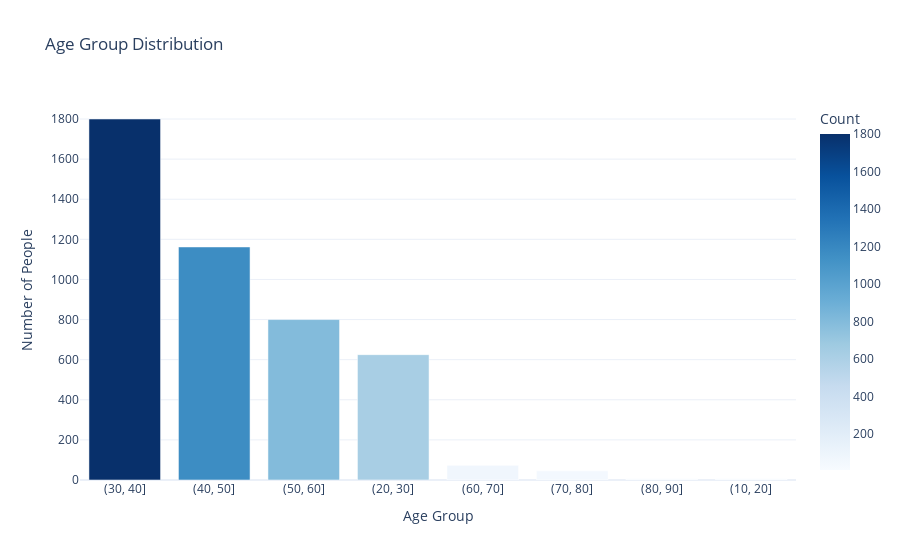

Write notebook code for a chart like this one.
### Code cell
import plotly.express as px

fig = px.bar(age_df,
             x='qcut_age_str',
             y='count_age',
             title='Age Group Distribution',
             labels={'qcut_age_str': 'Age Group', 'count_age': 'Count'},
             color='count_age',
             color_continuous_scale='Blues')

fig.update_layout(
    xaxis_title="Age Group",
    yaxis_title="Number of People",
    template='plotly_white'
)

fig.show()

### Figure 1 — Plotly figure (JSON) as saved in the notebook; plotly's stock layout.template omitted (floating-point values rounded to 4 significant figures)
{"data": [{"alignmentgroup": "True", "hovertemplate": "Age Group=%{x}<br>Count=%{marker.color}<extra></extra>", "legendgroup": "", "marker": {"color": [1800, 1162, 800, 625, 73, 46, 8, 7], "coloraxis": "coloraxis", "pattern": {"shape": ""}}, "name": "", "offsetgroup": "", "orientation": "v", "showlegend": false, "textposition": "auto", "type": "bar", "x": ["(30, 40]", "(40, 50]", "(50, 60]", "(20, 30]", "(60, 70]", "(70, 80]", "(80, 90]", "(10, 20]"], "xaxis": "x", "y": [1800, 1162, 800, 625, 73, 46, 8, 7], "yaxis": "y"}], "layout": {"autosize": true, "barmode": "relative", "coloraxis": {"colorbar": {"title": {"text": "Count"}}, "colorscale": [[0, "rgb(247,251,255)"], [0.125, "rgb(222,235,247)"], [0.25, "rgb(198,219,239)"], [0.375, "rgb(158,202,225)"], [0.5, "rgb(107,174,214)"], [0.625, "rgb(66,146,198)"], [0.75, "rgb(33,113,181)"], [0.875, "rgb(8,81,156)"], [1, "rgb(8,48,107)"]]}, "legend": {"tracegroupgap": 0}, "title": {"text": "Age Group Distribution"}, "xaxis": {"anchor": "y", "autorange": true, "domain": [0, 1], "range": [-0.5, 7.5], "title": {"text": "Age Group"}, "type": "category"}, "yaxis": {"anchor": "x", "autorange": true, "domain": [0, 1], "range": [0, 1895.0], "title": {"text": "Number of People"}, "type": "linear"}}}
